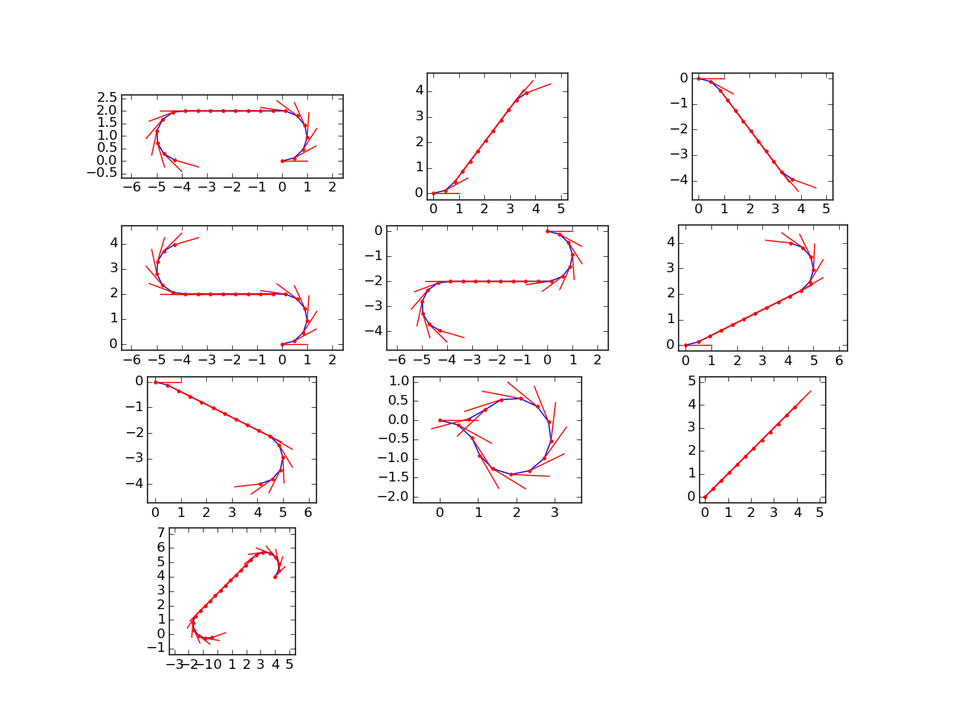
#> input picture dubins-car/samples.png, 970 x 727 px, shrunk from 1200 x 900 before the run, given in place of the camera
$ python video_sobel.py   (older library calls are emulated)
#> lines starting #> are read from the running program, lines starting #| are printed output that depends on the picture
import cv2
import numpy as np
import time

# cap = cv2.VideoCapture('duckiebot_lane_tracking_mono.mp4') #Load video
cap = cv2.VideoCapture(0) #Capture livestream video content from camera 0

while(1):
    # Take each frame
    _, frame = cap.read()
#> frame is the input picture: shape (727, 970, 3); mean B, G, R 248.7, 248.4, 250.4

    # Convert to HSV for simpler calculations
    hsv = cv2.cvtColor(frame, cv2.COLOR_BGR2HSV)
#> hsv: shape (727, 970, 3); mean H, S, V 1.2, 2.3, 250.6

    # Calcution of Sobelx
    sobelx = cv2.Sobel(frame,cv2.CV_64F,1,0,ksize=5)
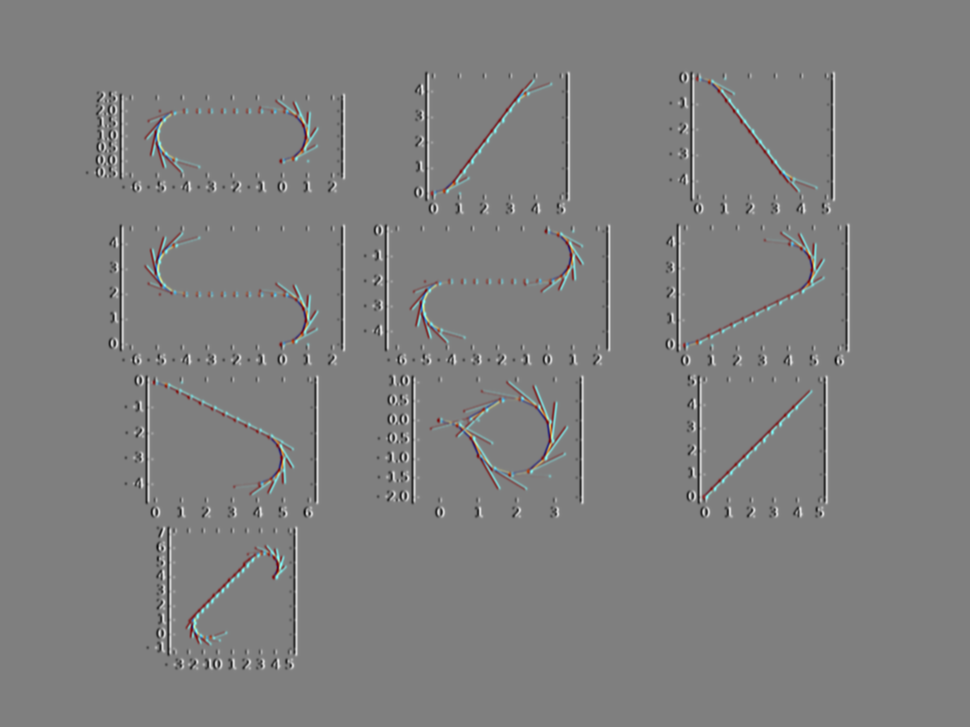
#> sobelx: shape (727, 970, 3) float64; mean B, G, R 0, 0, 0; drawn with min black and max white

    # Calculation of Sobely
    sobely = cv2.Sobel(frame,cv2.CV_64F,0,1,ksize=5)
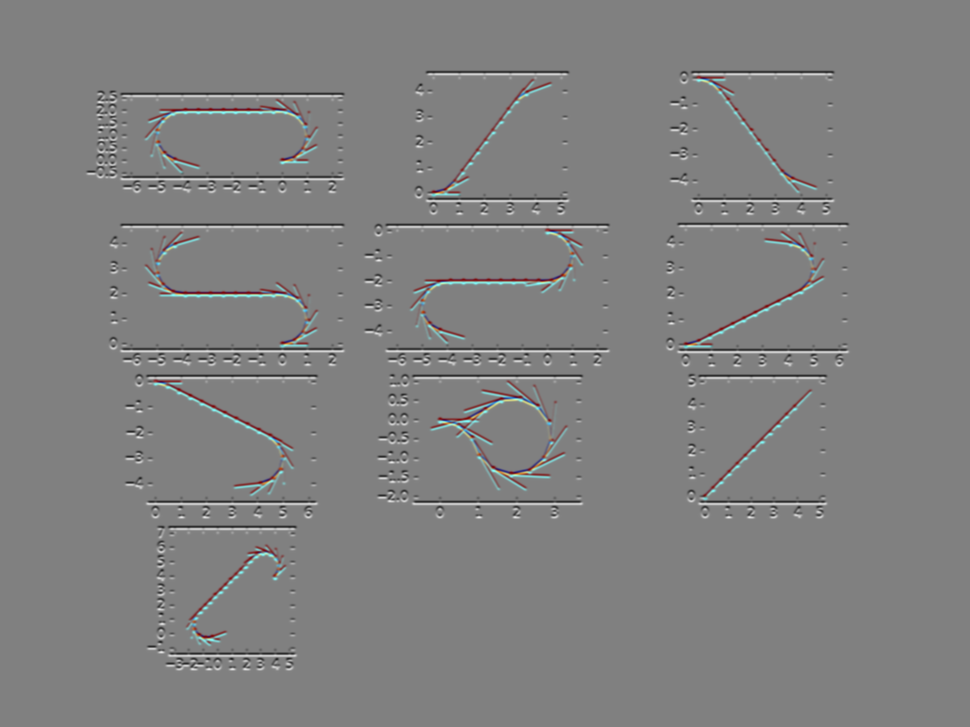
#> sobely: shape (727, 970, 3) float64; mean B, G, R 0, 0, 0; drawn with min black and max white

    # Calculation of Laplacian
    laplacian = cv2.Laplacian(frame,cv2.CV_64F)
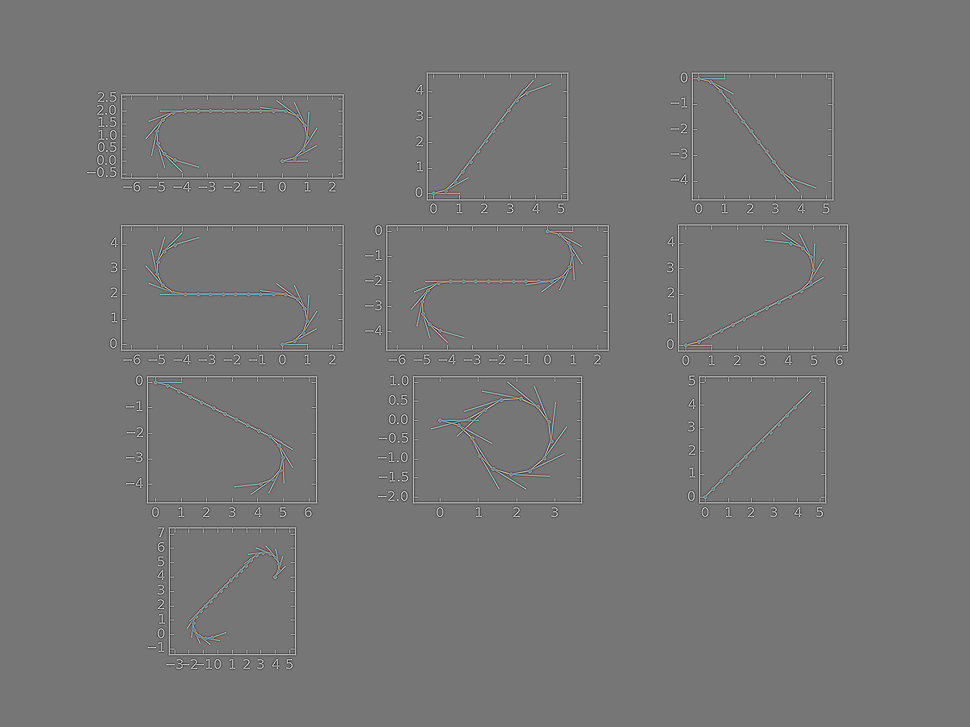
#> laplacian: shape (727, 970, 3) float64; mean B, G, R 0, 0, 0; drawn with min black and max white

    #cv2.imshow('sobelx',sobelx)
    #cv2.imshow('sobely',sobely)
    cv2.imshow('laplacian',laplacian)
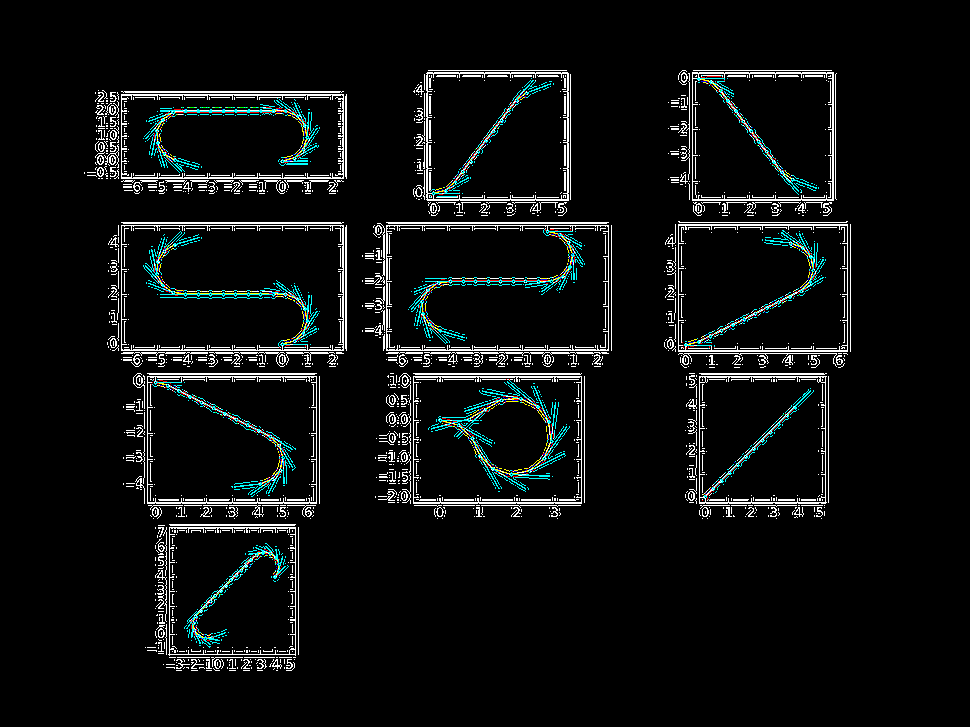
#> window 'laplacian': shape (727, 970, 3); mean B, G, R 15.3, 15.5, 13.1

    time.sleep(0.2)

    k = cv2.waitKey(5) & 0xFF
#> (key Esc is pressed here)
    if k == 27:
        break
cv2.destroyAllWindows()
#release the frame
cap.release()
